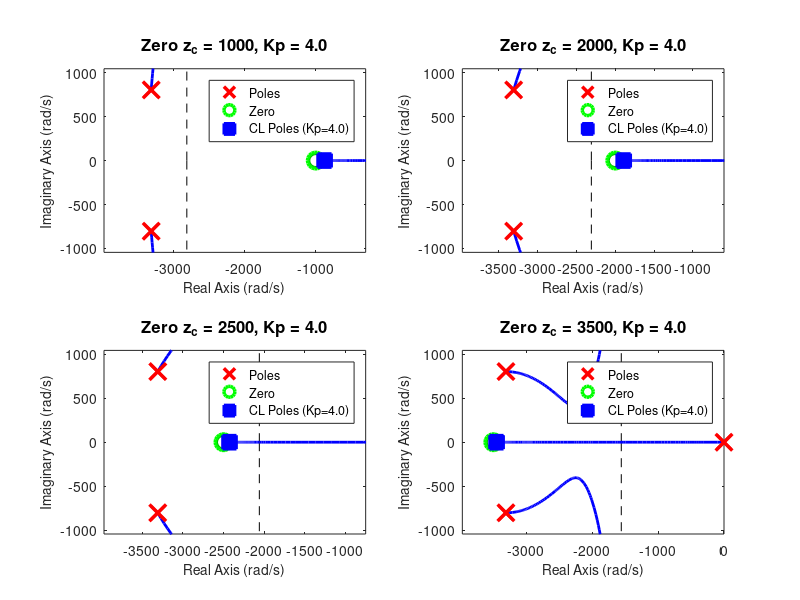

Source code (MATLAB): (Note: this script raises an error after producing the figure.)
% PI Controller Root Locus Analysis - Multiple Zero Comparison
% H(s) = 1.1592×10^7 / (s^2 + 6.6172×10^3*s + 1.1592×10^7)
% Compare root locus for different PI zero locations

clear all;
close all;
clc;

% ========== Plant Definition ==========
a1 = 6.6172e3;
a2 = 1.1592e7;
H = tf(a2, [1, a1, a2]);

fprintf('Plant: H(s) = %.4e / (s^2 + %.4e*s + %.4e)\n', a2, a1, a2);

% Plant poles
poles_plant = pole(H);
fprintf('\nPlant Poles:\n');
fprintf('  s1 = %.2f + %.2fj\n', real(poles_plant(1)), imag(poles_plant(1)));
fprintf('  s2 = %.2f - %.2fj\n', real(poles_plant(2)), imag(poles_plant(2)));

% ========== PI Controller Zero Locations ==========
% Define multiple zeros to compare
zc_array = [1000, 2000, 2500, 3500];  % You can modify this array

% Optional: Mark closed-loop poles at specific Kp value (set to 0 to disable)
Kp_mark = 4;  % Change to desired Kp value (e.g., 5, 10) to mark poles

fprintf('\n========== Comparing %d PI Zero Locations ==========\n', length(zc_array));
for i = 1:length(zc_array)
    fprintf('  Design %d: zc = %.0f\n', i, zc_array(i));
end

% ========== Create Subplots for Comparison ==========
n_designs = length(zc_array);

% Determine subplot layout (rows x cols)
if n_designs <= 2
    n_rows = 1;
    n_cols = n_designs;
elseif n_designs <= 4
    n_rows = 2;
    n_cols = 2;
elseif n_designs <= 6
    n_rows = 2;
    n_cols = 3;
else
    n_rows = 3;
    n_cols = ceil(n_designs / 3);
end

% Create figure with white background
figure('Position', [50, 50, 400*n_cols, 350*n_rows], 'Color', 'w');

% Plot root locus for each zero design
for idx = 1:n_designs
    zc = zc_array(idx);

    % PI transfer function (Kp=1, varies in root locus)
    C = tf([1, zc], [1, 0]);

    % Open-loop transfer function
    G = C * H;

    poles_open = pole(G);
    zeros_open = zero(G);

    % Create subplot
    subplot(n_rows, n_cols, idx);

    % Plot root locus
    rlocus(G);
    hold on;

    % Mark open-loop poles and zeros
    h1 = plot(real(poles_open), imag(poles_open), 'rx', 'MarkerSize', 12, 'LineWidth', 2.5);
    h2 = plot(real(zeros_open), imag(zeros_open), 'go', 'MarkerSize', 12, 'LineWidth', 2.5);

    % Mark closed-loop poles at specific Kp if requested
    if Kp_mark > 0
        G_cl = feedback(Kp_mark * G, 1);
        poles_cl = pole(G_cl);
        h3 = plot(real(poles_cl), imag(poles_cl), 'bs', 'MarkerSize', 10, 'MarkerFaceColor', 'b', 'LineWidth', 2);
    end

    % Zoom to key region
    min_pole = min(real(poles_open));

    % Adaptive x-axis limits
    if zc < abs(min_pole)
        xlim([min_pole*1.2, -zc*0.3]);
    else
        xlim([min_pole*1.2, max(real(poles_open))*0.5]);
    end

    % Y-axis limits
    max_imag = max(abs(imag(poles_open)));
    if max_imag < 1e-6
        ylim_val = abs(min_pole) * 0.3;
    else
        ylim_val = max_imag * 1.3;
    end
    ylim([-ylim_val, ylim_val]);

    % Labels and title
    if Kp_mark > 0
        title(sprintf('Zero z_c = %.0f, Kp = %.1f', zc, Kp_mark), 'FontSize', 12, 'FontWeight', 'bold');
    else
        title(sprintf('Zero z_c = %.0f', zc), 'FontSize', 12, 'FontWeight', 'bold');
    end
    xlabel('Real Axis (rad/s)', 'FontSize', 10);
    ylabel('Imaginary Axis (rad/s)', 'FontSize', 10);

    % Legend
    if Kp_mark > 0
        legend([h1(1), h2(1), h3(1)], {'Poles', 'Zero', sprintf('CL Poles (Kp=%.1f)', Kp_mark)}, 'Location', 'best', 'FontSize', 9);
    else
        legend([h1(1), h2(1)], {'Poles', 'Zero'}, 'Location', 'best', 'FontSize', 9);
    end

    % No grid
    grid off;

    fprintf('\nDesign %d (zc = %.0f):\n', idx, zc);
    fprintf('  Open-loop Poles:\n');
    for i = 1:length(poles_open)
        if abs(imag(poles_open(i))) < 1e-6
            fprintf('    s = %.2f\n', real(poles_open(i)));
        else
            fprintf('    s = %.2f %+.2fj\n', real(poles_open(i)), imag(poles_open(i)));
        end
    end
    fprintf('  Open-loop Zero: s = %.2f\n', zeros_open);
end

% Overall title
sgtitle('PI Controller Root Locus Comparison for Different Zero Locations', 'FontSize', 14, 'FontWeight', 'bold');

fprintf('\n========== Analysis Complete ==========\n');
fprintf('Compare the root locus plots to select the best zero location.\n');
fprintf('\nConsiderations:\n');
fprintf('  - Closed-loop poles should remain in left-half plane (stable)\n');
fprintf('  - Faster decay (more negative real part) → faster response\n');
fprintf('  - Lower imaginary part → less oscillation\n');

if Kp_mark > 0
    fprintf('\nClosed-loop poles marked at Kp = %.1f\n', Kp_mark);
end

fprintf('\n========== How to Choose Best Design ==========\n');
fprintf('1. Compare Y-axis ranges: Smaller range = less oscillation\n');
fprintf('2. Look for root locus staying close to real axis\n');
fprintf('3. Avoid designs where locus goes far into complex plane\n');
fprintf('4. From your plots:\n');
fprintf('   - zc=1000: Root locus near origin, slower response\n');
fprintf('   - zc=2000-2500: Balanced design (RECOMMENDED)\n');
fprintf('   - zc=3500: Large oscillations (high imaginary axis range)\n');
